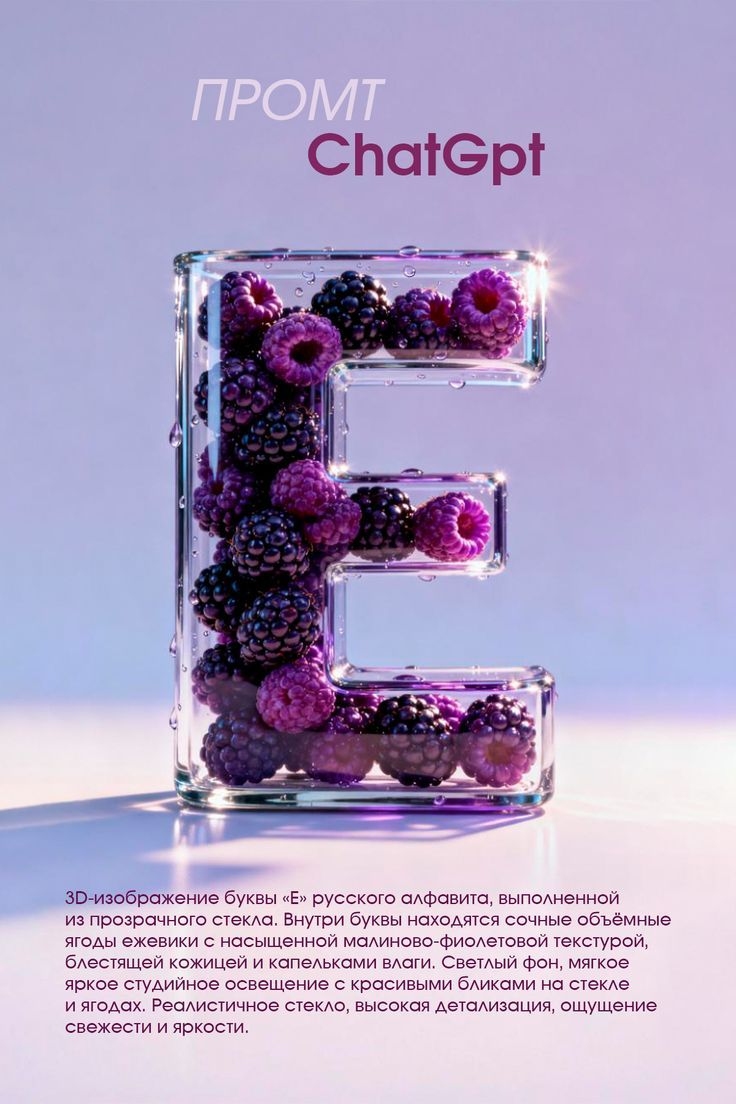
#> input picture 2_BLOCK/pyton_image/aaaaa.jpg, 736 x 1104 px
$ python process_image.py
#> lines starting #> are read from the running program, lines starting #| are printed output that depends on the picture
import cv2


img = cv2.imread("aaaaa.jpg")
#> img is the input picture: shape (1104, 736, 3); mean B, G, R 196.6, 162.8, 175.8

if img is None:
    print("Помилка: файл не знайдено або не вдалося відкрити")
    exit()

gray = cv2.cvtColor(img, cv2.COLOR_BGR2GRAY)
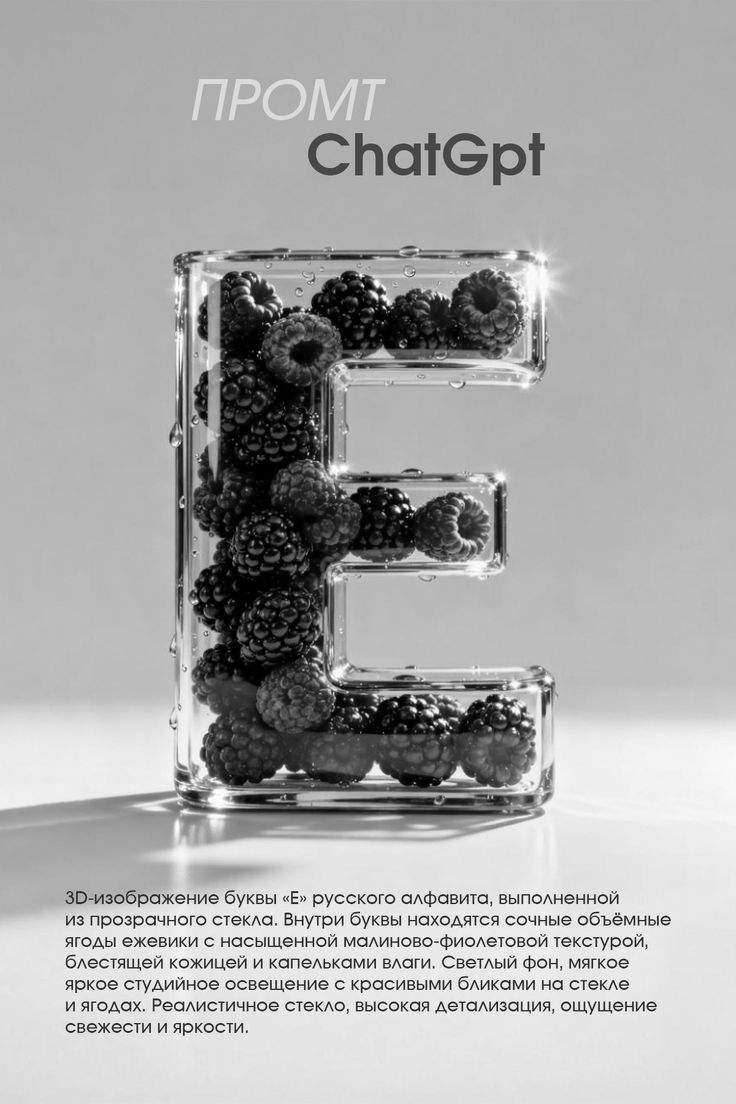
#> gray: shape (1104, 736); min 0, max 255, mean 170.6
blur = cv2.GaussianBlur(gray, (7, 7), 0)

cv2.imshow("Original Image", img)
cv2.imshow("Gray and Blurred", blur)

cv2.waitKey(0)
cv2.destroyAllWindows()

cv2.imwrite("sss.jpg", blur)
print("Оброблене зображення збережено у 'sss.jpg'")
